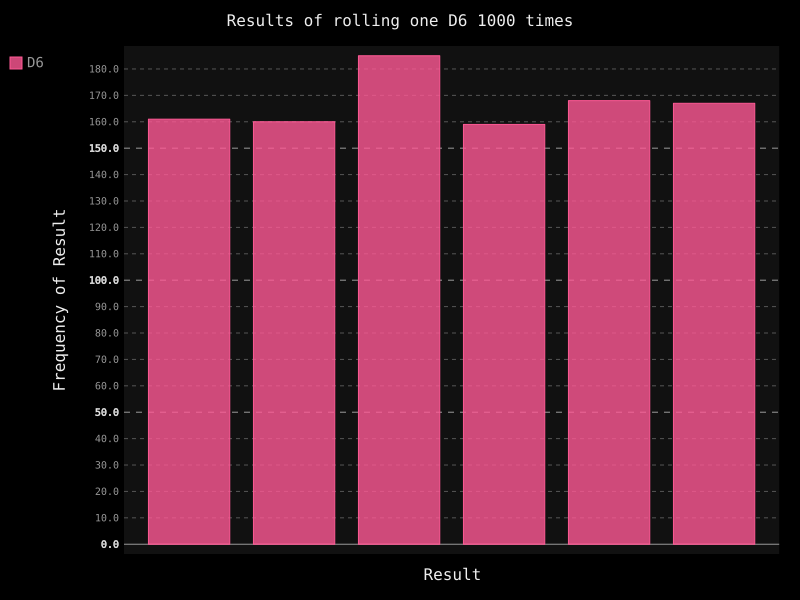

The Python source for this figure:
#!/usr/bin/env python
# -*- coding: UTF-8 -*-

from die import Die 
import pygal

die = Die()

results = []

for roll_num in range(1000):
	result = die.roll()
	results.append(result)

#分析结果
frequencies=[]

for value in range(1,die.num_sides+1):
	frequency = results.count(value)
	frequencies.append(frequency)

#对结果进行可视化
hist = pygal.Bar()

hist.title = 'Results of rolling one D6 1000 times'
hist.x_label = ['1','2','3','4','5','6']
hist.x_title = 'Result'
hist.y_title = 'Frequency of Result'

hist.add('D6',frequencies)
hist.render_to_file('die_visual.svg')
